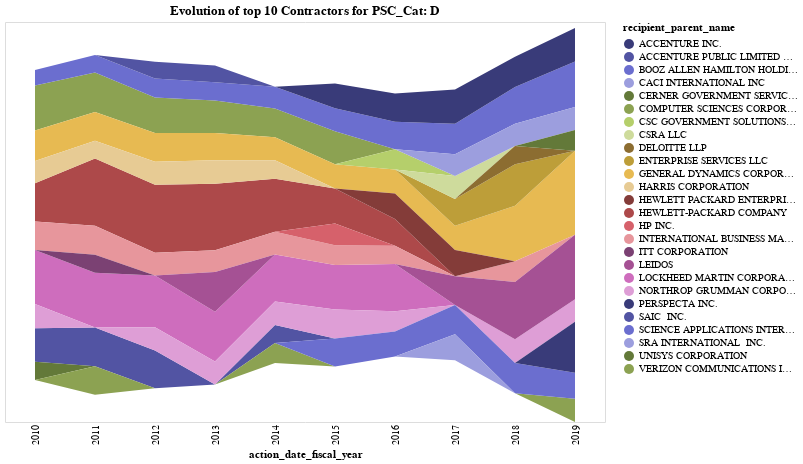

Notebook code for this chart:
### Code cell
# sort and get the 10 largest every GFY
df_share_by_PSC = df_by_Dept_Agency_Office_PSC_Contractor.groupby(['action_date_fiscal_year','PSC_Cat','recipient_parent_name'])['federal_action_obligation'].sum().reset_index()
df_share_by_PSC.head()

psc_cat = 'D'
selector = (df_share_by_PSC['PSC_Cat'] == psc_cat) & (df_share_by_PSC['action_date_fiscal_year'] != '2020')
#!!!! this is critical group_keys=False
top_N = 10
df_plot = df_share_by_PSC[selector].groupby("action_date_fiscal_year", group_keys=False).apply(lambda xgroup: xgroup.sort_values(by=['federal_action_obligation'], ascending=[False]).head(top_N))

df_plot

# Streamgraph https://altair-viz.github.io/gallery/streamgraph.html

source = df_plot

selection = alt.selection_multi(fields=['recipient_parent_name'], bind='legend')

chart = alt.Chart(source, title=f'Evolution of top {top_N} Contractors for PSC_Cat: {psc_cat}').mark_area().encode(
    alt.X('action_date_fiscal_year',
        axis=alt.Axis(domain=False, tickSize=0)
    ),
    alt.Y('federal_action_obligation', stack='center', axis=None),
    alt.Color('recipient_parent_name:N',
        scale=alt.Scale(scheme='category20b'),
              
    ),
    opacity=alt.condition(selection, alt.value(1), alt.value(0.2)), # this is what adjust the highlighting when you select something
).properties(
    width=600,
    height=400
).add_selection(
    selection
) #.interactive()

# chart.save('chart.png')
# chart.save('chart.svg')
# chart.save('chart.pdf')
# chart.save('chart.html')

chart

### Figure 1 — Vega-Lite specification as saved in the notebook (floating-point values rounded to 4 significant figures)
{"config": {"view": {"continuousWidth": 400, "continuousHeight": 300}}, "data": {"name": "data-4b626a27b7d2ee055aa5c33302c6afc6"}, "mark": "area", "encoding": {"color": {"type": "nominal", "field": "recipient_parent_name", "scale": {"scheme": "category20b"}}, "opacity": {"condition": {"value": 1, "selection": "selector001"}, "value": 0.2}, "x": {"type": "nominal", "axis": {"domain": false, "tickSize": 0}, "field": "action_date_fiscal_year"}, "y": {"type": "quantitative", "axis": null, "field": "federal_action_obligation", "stack": "center"}}, "height": 400, "selection": {"selector001": {"type": "multi", "fields": ["recipient_parent_name"], "bind": "legend"}}, "title": "Evolution of top 10 Contractors for PSC_Cat: D", "width": 600, "$schema": "https://vega.github.io/schema/vega-lite/v4.8.1.json", "datasets": {"data-4b626a27b7d2ee055aa5c33302c6afc6": [{"action_date_fiscal_year": "2010", "PSC_Cat": "D", "recipient_parent_name": "LOCKHEED MARTIN CORPORATION", "federal_action_obligation": 1893000000.0}, {"action_date_fiscal_year": "2010", "PSC_Cat": "D", "recipient_parent_name": "COMPUTER SCIENCES CORPORATION", "federal_action_obligation": 1572000000.0}, {"action_date_fiscal_year": "2010", "PSC_Cat": "D", "recipient_parent_name": "HEWLETT-PACKARD COMPANY", "federal_action_obligation": 1338000000.0}, {"action_date_fiscal_year": "2010", "PSC_Cat": "D", "recipient_parent_name": "SAIC  INC.", "federal_action_obligation": 1167000000.0}, {"action_date_fiscal_year": "2010", "PSC_Cat": "D", "recipient_parent_name": "GENERAL DYNAMICS CORPORATION", "federal_action_obligation": 1064000000.0}, {"action_date_fiscal_year": "2010", "PSC_Cat": "D", "recipient_parent_name": "INTERNATIONAL BUSINESS MACHINES CORPORATION", "federal_action_obligation": 998000000.0}, {"action_date_fiscal_year": "2010", "PSC_Cat": "D", "recipient_parent_name": "NORTHROP GRUMMAN CORPORATION", "federal_action_obligation": 846200000.0}, {"action_date_fiscal_year": "2010", "PSC_Cat": "D", "recipient_parent_name": "HARRIS CORPORATION", "federal_action_obligation": 783400000.0}, {"action_date_fiscal_year": "2010", "PSC_Cat": "D", "recipient_parent_name": "UNISYS CORPORATION", "federal_action_obligation": 642800000.0}, {"action_date_fiscal_year": "2010", "PSC_Cat": "D", "recipient_parent_name": "BOOZ ALLEN HAMILTON HOLDING CORPORATION", "federal_action_obligation": 549200000.0}, {"action_date_fiscal_year": "2011", "PSC_Cat": "D", "recipient_parent_name": "HEWLETT-PACKARD COMPANY", "federal_action_obligation": 2350000000.0}, {"action_date_fiscal_year": "2011", "PSC_Cat": "D", "recipient_parent_name": "LOCKHEED MARTIN CORPORATION", "federal_action_obligation": 1917000000.0}, {"action_date_fiscal_year": "2011", "PSC_Cat": "D", "recipient_parent_name": "COMPUTER SCIENCES CORPORATION", "federal_action_obligation": 1384000000.0}, {"action_date_fiscal_year": "2011", "PSC_Cat": "D", "recipient_parent_name": "SAIC  INC.", "federal_action_obligation": 1360000000.0}, {"action_date_fiscal_year": "2011", "PSC_Cat": "D", "recipient_parent_name": "INTERNATIONAL BUSINESS MACHINES CORPORATION", "federal_action_obligation": 1019000000.0}, {"action_date_fiscal_year": "2011", "PSC_Cat": "D", "recipient_parent_name": "GENERAL DYNAMICS CORPORATION", "federal_action_obligation": 1008000000.0}, {"action_date_fiscal_year": "2011", "PSC_Cat": "D", "recipient_parent_name": "VERIZON COMMUNICATIONS INC.", "federal_action_obligation": 999600000.0}, {"action_date_fiscal_year": "2011", "PSC_Cat": "D", "recipient_parent_name": "HARRIS CORPORATION", "federal_action_obligation": 624400000.0}, {"action_date_fiscal_year": "2011", "PSC_Cat": "D", "recipient_parent_name": "ITT CORPORATION", "federal_action_obligation": 622100000.0}, {"action_date_fiscal_year": "2011", "PSC_Cat": "D", "recipient_parent_name": "BOOZ ALLEN HAMILTON HOLDING CORPORATION", "federal_action_obligation": 608200000.0}, {"action_date_fiscal_year": "2012", "PSC_Cat": "D", "recipient_parent_name": "HEWLETT-PACKARD COMPANY", "federal_action_obligation": 2380000000.0}, {"action_date_fiscal_year": "2012", "PSC_Cat": "D", "recipient_parent_name": "LOCKHEED MARTIN CORPORATION", "federal_action_obligation": 1805000000.0}, {"action_date_fiscal_year": "2012", "PSC_Cat": "D", "recipient_parent_name": "SAIC  INC.", "federal_action_obligation": 1314000000.0}, {"action_date_fiscal_year": "2012", "PSC_Cat": "D", "recipient_parent_name": "COMPUTER SCIENCES CORPORATION", "federal_action_obligation": 1246000000.0}, {"action_date_fiscal_year": "2012", "PSC_Cat": "D", "recipient_parent_name": "GENERAL DYNAMICS CORPORATION", "federal_action_obligation": 1003000000.0}, {"action_date_fiscal_year": "2012", "PSC_Cat": "D", "recipient_parent_name": "NORTHROP GRUMMAN CORPORATION", "federal_action_obligation": 819400000.0}, {"action_date_fiscal_year": "2012", "PSC_Cat": "D", "recipient_parent_name": "HARRIS CORPORATION", "federal_action_obligation": 805200000.0}, {"action_date_fiscal_year": "2012", "PSC_Cat": "D", "recipient_parent_name": "INTERNATIONAL BUSINESS MACHINES CORPORATION", "federal_action_obligation": 798700000.0}, {"action_date_fiscal_year": "2012", "PSC_Cat": "D", "recipient_parent_name": "BOOZ ALLEN HAMILTON HOLDING CORPORATION", "federal_action_obligation": 664100000.0}, {"action_date_fiscal_year": "2012", "PSC_Cat": "D", "recipient_parent_name": "ACCENTURE PUBLIC LIMITED COMPANY", "federal_action_obligation": 586800000.0}, {"action_date_fiscal_year": "2013", "PSC_Cat": "D", "recipient_parent_name": "HEWLETT-PACKARD COMPANY", "federal_action_obligation": 2334000000.0}, {"action_date_fiscal_year": "2013", "PSC_Cat": "D", "recipient_parent_name": "LOCKHEED MARTIN CORPORATION", "federal_action_obligation": 1747000000.0}, {"action_date_fiscal_year": "2013", "PSC_Cat": "D", "recipient_parent_name": "LEIDOS", "federal_action_obligation": 1388000000.0}, {"action_date_fiscal_year": "2013", "PSC_Cat": "D", "recipient_parent_name": "COMPUTER SCIENCES CORPORATION", "federal_action_obligation": 1139000000.0}, {"action_date_fiscal_year": "2013", "PSC_Cat": "D", "recipient_parent_name": "GENERAL DYNAMICS CORPORATION", "federal_action_obligation": 956100000.0}, {"action_date_fiscal_year": "2013", "PSC_Cat": "D", "recipient_parent_name": "HARRIS CORPORATION", "federal_action_obligation": 819400000.0}, {"action_date_fiscal_year": "2013", "PSC_Cat": "D", "recipient_parent_name": "NORTHROP GRUMMAN CORPORATION", "federal_action_obligation": 798100000.0}, {"action_date_fiscal_year": "2013", "PSC_Cat": "D", "recipient_parent_name": "INTERNATIONAL BUSINESS MACHINES CORPORATION", "federal_action_obligation": 759600000.0}, {"action_date_fiscal_year": "2013", "PSC_Cat": "D", "recipient_parent_name": "BOOZ ALLEN HAMILTON HOLDING CORPORATION", "federal_action_obligation": 637700000.0}, {"action_date_fiscal_year": "2013", "PSC_Cat": "D", "recipient_parent_name": "ACCENTURE PUBLIC LIMITED COMPANY", "federal_action_obligation": 583000000.0}, {"action_date_fiscal_year": "2014", "PSC_Cat": "D", "recipient_parent_name": "HEWLETT-PACKARD COMPANY", "federal_action_obligation": 1853000000.0}, {"action_date_fiscal_year": "2014", "PSC_Cat": "D", "recipient_parent_name": "LOCKHEED MARTIN CORPORATION", "federal_action_obligation": 1653000000.0}, {"action_date_fiscal_year": "2014", "PSC_Cat": "D", "recipient_parent_name": "COMPUTER SCIENCES CORPORATION", "federal_action_obligation": 1002000000.0}, {"action_date_fiscal_year": "2014", "PSC_Cat": "D", "recipient_parent_name": "NORTHROP GRUMMAN CORPORATION", "federal_action_obligation": 822400000.0}, {"action_date_fiscal_year": "2014", "PSC_Cat": "D", "recipient_parent_name": "GENERAL DYNAMICS CORPORATION", "federal_action_obligation": 808600000.0}, {"action_date_fiscal_year": "2014", "PSC_Cat": "D", "recipient_parent_name": "INTERNATIONAL BUSINESS MACHINES CORPORATION", "federal_action_obligation": 790500000.0}, {"action_date_fiscal_year": "2014", "PSC_Cat": "D", "recipient_parent_name": "BOOZ ALLEN HAMILTON HOLDING CORPORATION", "federal_action_obligation": 762800000.0}, {"action_date_fiscal_year": "2014", "PSC_Cat": "D", "recipient_parent_name": "VERIZON COMMUNICATIONS INC.", "federal_action_obligation": 699100000.0}, {"action_date_fiscal_year": "2014", "PSC_Cat": "D", "recipient_parent_name": "HARRIS CORPORATION", "federal_action_obligation": 648000000.0}, {"action_date_fiscal_year": "2014", "PSC_Cat": "D", "recipient_parent_name": "SAIC  INC.", "federal_action_obligation": 630300000.0}, {"action_date_fiscal_year": "2015", "PSC_Cat": "D", "recipient_parent_name": "LOCKHEED MARTIN CORPORATION", "federal_action_obligation": 1560000000.0}, {"action_date_fiscal_year": "2015", "PSC_Cat": "D", "recipient_parent_name": "HEWLETT-PACKARD COMPANY", "federal_action_obligation": 1225000000.0}, {"action_date_fiscal_year": "2015", "PSC_Cat": "D", "recipient_parent_name": "COMPUTER SCIENCES CORPORATION", "federal_action_obligation": 1147000000.0}, {"action_date_fiscal_year": "2015", "PSC_Cat": "D", "recipient_parent_name": "NORTHROP GRUMMAN CORPORATION", "federal_action_obligation": 1011000000.0}, {"action_date_fiscal_year": "2015", "PSC_Cat": "D", "recipient_parent_name": "SCIENCE APPLICATIONS INTERNATIONAL CORPORATION", "federal_action_obligation": 977600000.0}, {"action_date_fiscal_year": "2015", "PSC_Cat": "D", "recipient_parent_name": "ACCENTURE INC.", "federal_action_obligation": 863400000.0}, {"action_date_fiscal_year": "2015", "PSC_Cat": "D", "recipient_parent_name": "GENERAL DYNAMICS CORPORATION", "federal_action_obligation": 850400000.0}, {"action_date_fiscal_year": "2015", "PSC_Cat": "D", "recipient_parent_name": "BOOZ ALLEN HAMILTON HOLDING CORPORATION", "federal_action_obligation": 811500000.0}, {"action_date_fiscal_year": "2015", "PSC_Cat": "D", "recipient_parent_name": "HP INC.", "federal_action_obligation": 763400000.0}, {"action_date_fiscal_year": "2015", "PSC_Cat": "D", "recipient_parent_name": "INTERNATIONAL BUSINESS MACHINES CORPORATION", "federal_action_obligation": 691200000.0}, {"action_date_fiscal_year": "2016", "PSC_Cat": "D", "recipient_parent_name": "LOCKHEED MARTIN CORPORATION", "federal_action_obligation": 1651000000.0}, {"action_date_fiscal_year": "2016", "PSC_Cat": "D", "recipient_parent_name": "ACCENTURE INC.", "federal_action_obligation": 986700000.0}, {"action_date_fiscal_year": "2016", "PSC_Cat": "D", "recipient_parent_name": "BOOZ ALLEN HAMILTON HOLDING CORPORATION", "federal_action_obligation": 960600000.0}, {"action_date_fiscal_year": "2016", "PSC_Cat": "D", "recipient_parent_name": "HEWLETT-PACKARD COMPANY", "federal_action_obligation": 933800000.0}, {"action_date_fiscal_year": "2016", "PSC_Cat": "D", "recipient_parent_name": "HEWLETT PACKARD ENTERPRISE COMPANY", "federal_action_obligation": 897600000.0}, {"action_date_fiscal_year": "2016", "PSC_Cat": "D", "recipient_parent_name": "SCIENCE APPLICATIONS INTERNATIONAL CORPORATION", "federal_action_obligation": 870100000.0}, {"action_date_fiscal_year": "2016", "PSC_Cat": "D", "recipient_parent_name": "GENERAL DYNAMICS CORPORATION", "federal_action_obligation": 840800000.0}, {"action_date_fiscal_year": "2016", "PSC_Cat": "D", "recipient_parent_name": "NORTHROP GRUMMAN CORPORATION", "federal_action_obligation": 712200000.0}, {"action_date_fiscal_year": "2016", "PSC_Cat": "D", "recipient_parent_name": "CSC GOVERNMENT SOLUTIONS LLC", "federal_action_obligation": 708900000.0}, {"action_date_fiscal_year": "2016", "PSC_Cat": "D", "recipient_parent_name": "INTERNATIONAL BUSINESS MACHINES CORPORATION", "federal_action_obligation": 638700000.0}, {"action_date_fiscal_year": "2017", "PSC_Cat": "D", "recipient_parent_name": "ACCENTURE INC.", "federal_action_obligation": 1199000000.0}, {"action_date_fiscal_year": "2017", "PSC_Cat": "D", "recipient_parent_name": "BOOZ ALLEN HAMILTON HOLDING CORPORATION", "federal_action_obligation": 1065000000.0}, {"action_date_fiscal_year": "2017", "PSC_Cat": "D", "recipient_parent_name": "SCIENCE APPLICATIONS INTERNATIONAL CORPORATION", "federal_action_obligation": 1022000000.0}, {"action_date_fiscal_year": "2017", "PSC_Cat": "D", "recipient_parent_name": "LEIDOS", "federal_action_obligation": 1009000000.0}, {"action_date_fiscal_year": "2017", "PSC_Cat": "D", "recipient_parent_name": "ENTERPRISE SERVICES LLC", "federal_action_obligation": 936500000.0}, {"action_date_fiscal_year": "2017", "PSC_Cat": "D", "recipient_parent_name": "HEWLETT PACKARD ENTERPRISE COMPANY", "federal_action_obligation": 921900000.0}, {"action_date_fiscal_year": "2017", "PSC_Cat": "D", "recipient_parent_name": "SRA INTERNATIONAL  INC.", "federal_action_obligation": 913200000.0}, {"action_date_fiscal_year": "2017", "PSC_Cat": "D", "recipient_parent_name": "GENERAL DYNAMICS CORPORATION", "federal_action_obligation": 849600000.0}, {"action_date_fiscal_year": "2017", "PSC_Cat": "D", "recipient_parent_name": "CSRA LLC", "federal_action_obligation": 798800000.0}, {"action_date_fiscal_year": "2017", "PSC_Cat": "D", "recipient_parent_name": "CACI INTERNATIONAL INC", "federal_action_obligation": 762800000.0}, {"action_date_fiscal_year": "2018", "PSC_Cat": "D", "recipient_parent_name": "LEIDOS", "federal_action_obligation": 2006000000.0}, {"action_date_fiscal_year": "2018", "PSC_Cat": "D", "recipient_parent_name": "GENERAL DYNAMICS CORPORATION", "federal_action_obligation": 1939000000.0}, {"action_date_fiscal_year": "2018", "PSC_Cat": "D", "recipient_parent_name": "ENTERPRISE SERVICES LLC", "federal_action_obligation": 1454000000.0}, {"action_date_fiscal_year": "2018", "PSC_Cat": "D", "recipient_parent_name": "BOOZ ALLEN HAMILTON HOLDING CORPORATION", "federal_action_obligation": 1285000000.0}, {"action_date_fiscal_year": "2018", "PSC_Cat": "D", "recipient_parent_name": "ACCENTURE INC.", "federal_action_obligation": 1058000000.0}, {"action_date_fiscal_year": "2018", "PSC_Cat": "D", "recipient_parent_name": "SCIENCE APPLICATIONS INTERNATIONAL CORPORATION", "federal_action_obligation": 1057000000.0}, {"action_date_fiscal_year": "2018", "PSC_Cat": "D", "recipient_parent_name": "NORTHROP GRUMMAN CORPORATION", "federal_action_obligation": 826500000.0}, {"action_date_fiscal_year": "2018", "PSC_Cat": "D", "recipient_parent_name": "CACI INTERNATIONAL INC", "federal_action_obligation": 776200000.0}, {"action_date_fiscal_year": "2018", "PSC_Cat": "D", "recipient_parent_name": "INTERNATIONAL BUSINESS MACHINES CORPORATION", "federal_action_obligation": 726500000.0}, {"action_date_fiscal_year": "2018", "PSC_Cat": "D", "recipient_parent_name": "DELOITTE LLP", "federal_action_obligation": 644800000.0}, {"action_date_fiscal_year": "2019", "PSC_Cat": "D", "recipient_parent_name": "GENERAL DYNAMICS CORPORATION", "federal_action_obligation": 2945000000.0}, {"action_date_fiscal_year": "2019", "PSC_Cat": "D", "recipient_parent_name": "LEIDOS", "federal_action_obligation": 2255000000.0}, {"action_date_fiscal_year": "2019", "PSC_Cat": "D", "recipient_parent_name": "PERSPECTA INC.", "federal_action_obligation": 1790000000.0}, {"action_date_fiscal_year": "2019", "PSC_Cat": "D", "recipient_parent_name": "BOOZ ALLEN HAMILTON HOLDING CORPORATION", "federal_action_obligation": 1593000000.0}, {"action_date_fiscal_year": "2019", "PSC_Cat": "D", "recipient_parent_name": "ACCENTURE INC.", "federal_action_obligation": 1179000000.0}, {"action_date_fiscal_year": "2019", "PSC_Cat": "D", "recipient_parent_name": "SCIENCE APPLICATIONS INTERNATIONAL CORPORATION", "federal_action_obligation": 907900000.0}, {"action_date_fiscal_year": "2019", "PSC_Cat": "D", "recipient_parent_name": "VERIZON COMMUNICATIONS INC.", "federal_action_obligation": 814600000.0}, {"action_date_fiscal_year": "2019", "PSC_Cat": "D", "recipient_parent_name": "CACI INTERNATIONAL INC", "federal_action_obligation": 802900000.0}, {"action_date_fiscal_year": "2019", "PSC_Cat": "D", "recipient_parent_name": "NORTHROP GRUMMAN CORPORATION", "federal_action_obligation": 782300000.0}, {"action_date_fiscal_year": "2019", "PSC_Cat": "D", "recipient_parent_name": "CERNER GOVERNMENT SERVICES  INC.", "federal_action_obligation": 723300000.0}]}}
